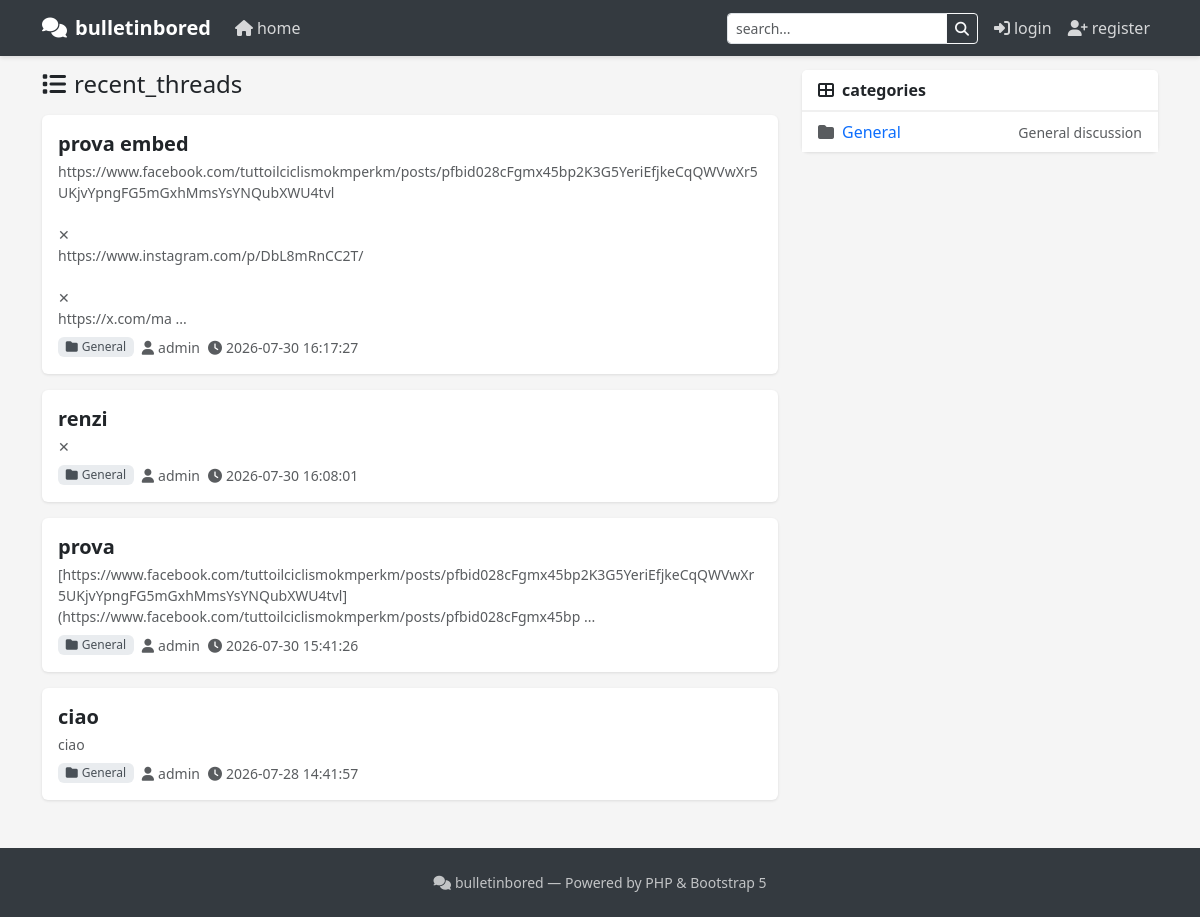
Before: / with the older database file.
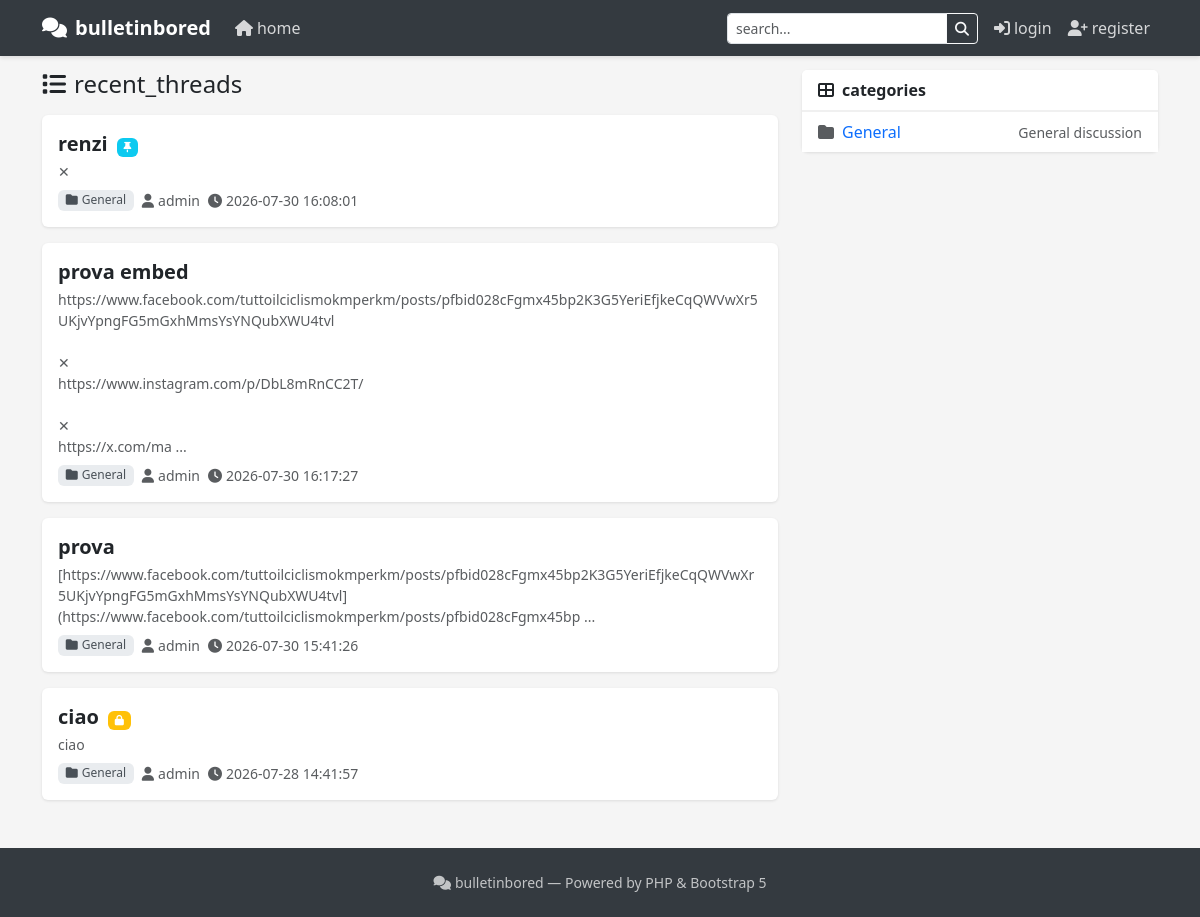
After: the same page with the newer database file.
### tables this page shows
CREATE TABLE threads (
                id INTEGER PRIMARY KEY AUTOINCREMENT,
                category_id INTEGER,
                user_id INTEGER,
                title TEXT NOT NULL,
                content TEXT,
                status TEXT DEFAULT 'visible',
                created_at DATETIME DEFAULT CURRENT_TIMESTAMP,
                updated_at DATETIME DEFAULT CURRENT_TIMESTAMP
            );

CREATE TABLE categories (
                id INTEGER PRIMARY KEY AUTOINCREMENT,
                name TEXT NOT NULL,
                description TEXT,
                position INTEGER DEFAULT 0
            );

CREATE TABLE users (
                id INTEGER PRIMARY KEY AUTOINCREMENT,
                username TEXT UNIQUE NOT NULL,
                password TEXT NOT NULL,
                email TEXT,
                role TEXT DEFAULT 'user',
                avatar TEXT,
                created_at DATETIME DEFAULT CURRENT_TIMESTAMP
            , status TEXT DEFAULT 'active');

### config.php (called while the page is built)
<?php
$config['db_driver'] = 'sqlite';
$config['db_path'] = __DIR__ . '/data/database.sqlite';
$config['db_host'] = 'localhost';
$config['db_name'] = 'forum';
$config['db_user'] = 'root';
$config['db_pass'] = '';
$config['site_name'] = 'bulletinbored';
$config['admin_user'] = 'admin';
$config['admin_pass'] = 'changeme123';
$config['mail_from'] = 'noreply@bulletinbored.local';
$config['mail_from_name'] = 'bulletinbored';
$config['mail_method'] = 'mail';
$config['theme'] = 'freshbored';
$config['default_lang'] = 'en';
$config['available_langs'] = array (
  0 => 'en',
);
$config['avatar_max_size'] = 2097152;
$config['avatar_allowed_types'] = array (
  0 => 'image/jpeg',
  1 => 'image/png',
  2 => 'image/gif',
  3 => 'image/webp',
);
$config['base_url'] = '';
$config['allow_registration'] = 0;
$config['maintenance_mode'] = 0;
$config['version'] = trim(file_get_contents(__DIR__.'/VERSION'));
$config['plugin_manifest'] = __DIR__.'/data/plugins.json';
$config['theme_manifest'] = __DIR__.'/data/themes.json';
$config['update_manifest'] = __DIR__.'/data/updates.json';
$config['update_server'] = '';

### views/home.php (the view, shortened to what this page needs)
<?php include __DIR__.'/header.php'; render_header('Home'); ?>
    <div class="row">
        <div class="col-lg-8">
            <div class="d-flex justify-content-between align-items-center mb-3">
                <h4 class="mb-0"><i class="fas fa-list me-2"></i><?= t('recent_threads') ?></h4>
            </div>
            <?php if (empty($threads ?? [])): ?>
                <div class="card">
                    <div class="card-body text-center py-5">
                        <i class="fas fa-inbox fa-3x text-muted mb-3"></i>
                        <p class="text-muted mb-0"><?= t('no_threads') ?></p>
                    </div>
                </div>
            <?php else: ?>
                <?php foreach ($threads as $thread): ?>
                    <div class="card">
                        <div class="card-body">
<h5 class="card-title mb-1">
                                 <a href="<?= url('thread', ['id' => $thread['id'], 'slug' => slugify($thread['title'] ?? '')]) ?>" class="thread-title">
                                     <?= escape($thread['title']) ?>
                                 </a>
                                 <?php if ($thread['status'] === 'sticky'): ?>
                                     <span class="badge bg-info ms-1" style="font-size:0.65rem"><i class="fas fa-thumbtack"></i></span>
                                 <?php endif; ?>
                                 <?php if ($thread['status'] === 'locked'): ?>
                                     <span class="badge bg-warning ms-1" style="font-size:0.65rem"><i class="fas fa-lock"></i></span>
                                 <?php endif; ?>
                             </h5>
                            <p class="card-text text-muted small mb-2">
                                <?= nl2br(escape(substr($thread['content'] ?? '', 0, 200))) ?>
                                <?php if (strlen($thread['content'] ?? '') > 200): ?>...<?php endif; ?>
                            </p>
                            <div class="d-flex align-items-center gap-2">
                                <span class="badge badge-cat"><i class="fas fa-folder me-1"></i><?= escape($thread['category_name'] ?? 'General') ?></span>
                                <small class="text-muted"><i class="fas fa-user me-1"></i><?= escape($thread['author']) ?></small>
                                <small class="text-muted"><i class="fas fa-clock me-1"></i><?= escape($thread['created_at'] ?? '') ?></small>
                            </div>
                        </div>
                    </div>
                <?php endforeach; ?>
            <?php endif; ?>
        </div>
        <div class="col-lg-4">
            <div class="card">
                <div class="card-header"><i class="fas fa-th-large me-2"></i><?= t('categories') ?></div>
                <div class="card-body p-0">
                    <ul class="list-group list-group-flush">
                        <?php foreach ($categories ?? [] as $cat): ?>
                            <li class="list-group-item d-flex justify-content-between align-items-center">
                                <a href="<?= url('category', ['id' => $cat['id'], 'slug' => slugify($cat['name'] ?? '')]) ?>" class="text-decoration-none">
                                    <i class="fas fa-folder me-2 text-muted"></i><?= escape($cat['name']) ?>
                                </a>
                                <small class="text-muted"><?= escape($cat['description'] ?? '') ?></small>
                            </li>
                        <?php endforeach; ?>
                    </ul>
                </div>
            </div>
        </div>
    </div>

Changed rows visible on the page:
changed threads "renzi": status "visible" → "sticky" (drawn); moves up the list
changed threads "ciao": status "visible" → "locked" (drawn)
